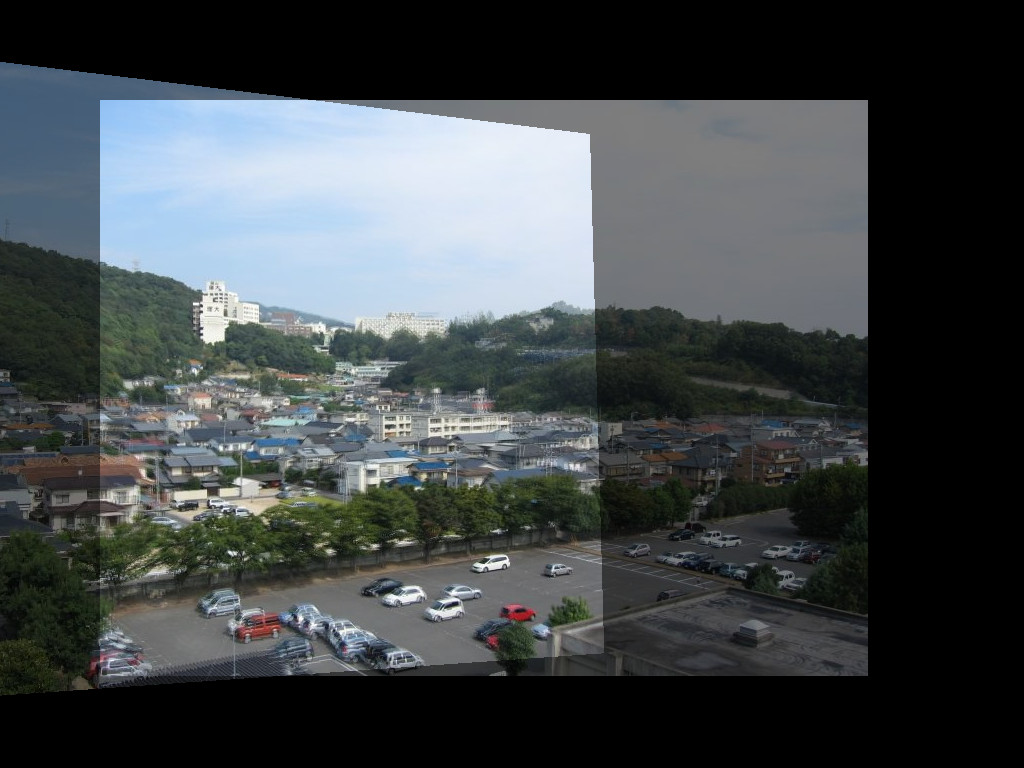
#> input picture 7class/7-2-1.jpg, 1024 x 768 px
$ python -i 7-2_my_right.py   (imports and definitions only)
#> lines starting #> are read from the running program, lines starting #| are printed output that depends on the picture
# [7.2 ransac]

# [5.1 features]

def TKfilter(src):
  W=7
  hgt,wdt,_=src.shape

# (1) 勾配 Ix, Iy
  Ix=np.zeros((hgt,wdt),'f') # 作業領域
  Iy=np.zeros((hgt,wdt),'f')

  """
  for y in range(1,hgt-1):
   for x in range(1,wdt-1):
    Ix[y,x]=0
    Ix[y,x]=src[y,x+1  ,1] - src[y,x-1  ,1]
  # TODO: Iy を参考に x 方向導関数を実装（現状では Iyy しか正しく計算されない）
    Iy[y,x]=src[y+1,x  ,1] - src[y-1,x  ,1]
  """

  # 別の方法の偏微分
  Ix=conv2d(src[...,1], np.array([[1,0,-1]],'f'))
  Iy=conv2d(src[...,1], np.array([[1],[0],[-1]],'f'))

  # [5 lines of commented-out code are left out]
  eb.stopWatch('(1)')

  # ｘ，ｙで別々の状態

# (2) IxIx, IxIy, IyIy
  IxIx=np.zeros((hgt,wdt),'f')     # 作業領域
  IxIy=np.zeros((hgt,wdt),'f')
  IyIy=np.zeros((hgt,wdt),'f')
  """
  for y in range(1,hgt-1):
   for x in range(1,wdt-1):
    IxIx[y,x]=Ix[y,x]*Ix[y,x]
    IxIy[y,x]=Ix[y,x]*Iy[y,x]
    IyIy[y,x]=Iy[y,x]*Iy[y,x]
  """
  # for文を使わない表現
  IxIx=Ix*Ix
  IxIy=Ix*Iy
  IyIy=Iy*Iy

#   print('※2 Iy*Iy')
  # eb.imshow(IyIy*3)
  eb.stopWatch('(2)')

# (3) 共分散行列
# blurでぼかせる（平滑化）
  Ixx=blur(IxIx)
  Ixy=blur(IxIy)
  Iyy=blur(IyIy)

#   print('※3 Iy*Iy の平滑化結果')
  # eb.imshow(Iyy*8)
  eb.stopWatch('(3)')

# (4) 固有値
  dstf=np.zeros((hgt,wdt),'f') # 出力配列（濃淡画像）
  """
  for y in range(W+1,hgt-W-1):
   for x in range(W+1,wdt-W-1):
    ixx=Ixx[y,x]; ixy=Ixy[y,x]; iyy=Iyy[y,x]
    dstf[y,x]=(ixx+iyy-np.sqrt((ixx-iyy)*(ixx-iyy)-4*ixy*ixy))/2
 # TODO: 固有値の小さい方を計算
  """
  # for文を使わない表現（多分早くなる）
  dstf=(Ixx+Iyy-np.sqrt((Ixx-Iyy)*(Ixx-Iyy)+4*Ixy*Ixy))/2

  eb.stopWatch('(4)')

  return dstf


import time
_start_time=time.time()
def chkTime(_exec_time_limit):
 if time.time()-_start_time>_exec_time_limit:
  raise BaseException(f'!!!!!!!! Too long execution time (> {_exec_time_limit} sec) !!!!!!!!')

import scipy

def conv2d(im,k):
 chkTime(30) # 無限ループ対策
 return scipy.signal.convolve2d(im, k, mode='same')

# [321 lines left out: functions blur, LocalMax, detectFeaturePoints, getFeatures, calcSSDtable, matchMethod2 and 7 more, not called in this run]

#### UTIL

import time
_start_time=time.time()
def chkTime(_exec_time_limit):
 if time.time()-_start_time>_exec_time_limit:
  raise BaseException(f'!!!!!!!! Too long execution time (> {_exec_time_limit} sec) !!!!!!!!')

>>> import cv2
>>> picture = cv2.imread('7-2-1.jpg', cv2.IMREAD_GRAYSCALE)
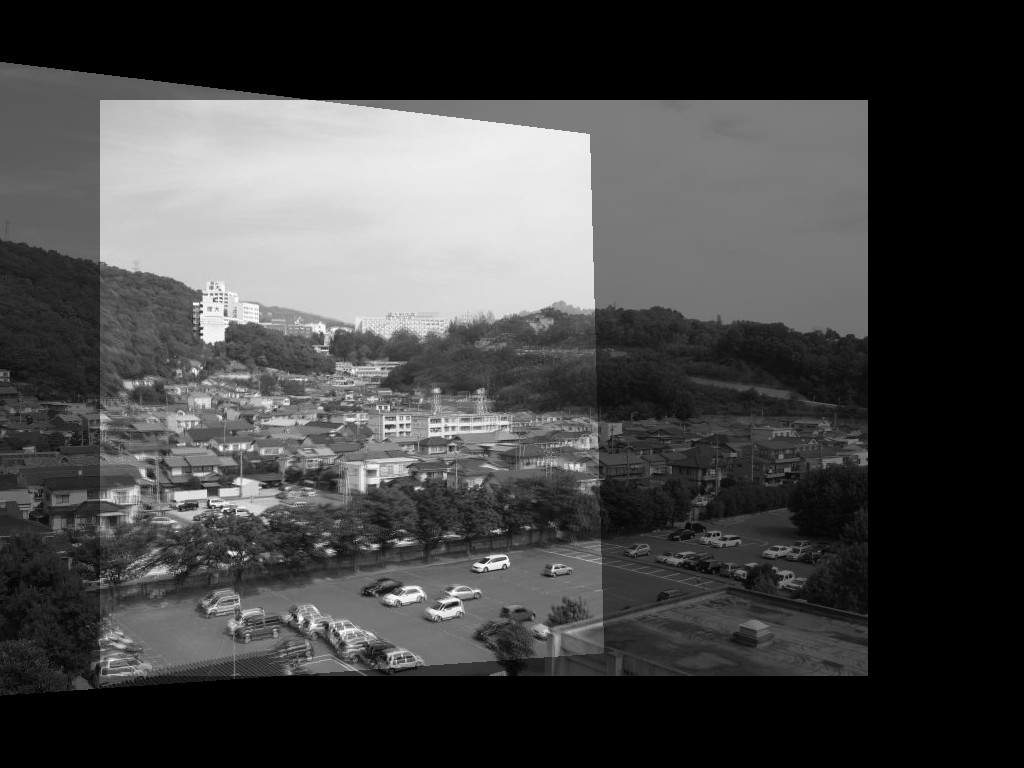
#> picture: shape (768, 1024); min 0, max 255, mean 69.6
#> (the run stopped early here; a loop or call above may not have finished)

$ run again, on 7class/7-2-2.jpg
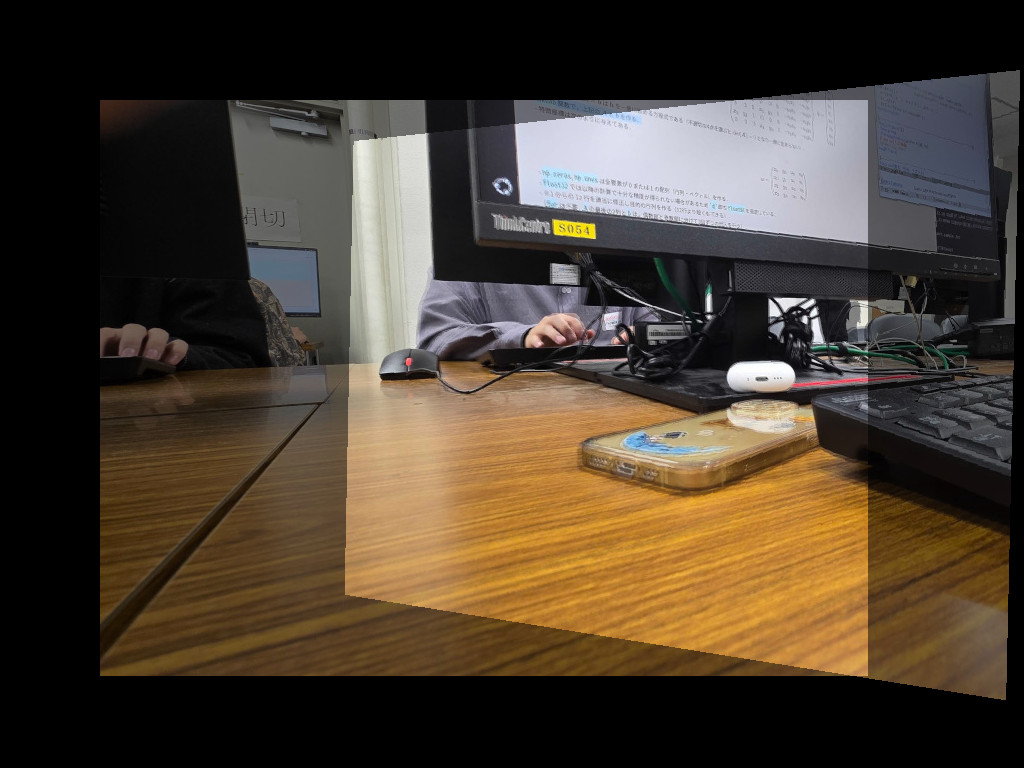
#> input picture 7class/7-2-2.jpg, 1024 x 768 px
#> `picture = cv2.imread('7-2-1.jpg', cv2.IMREAD_GRAYSCALE)`:
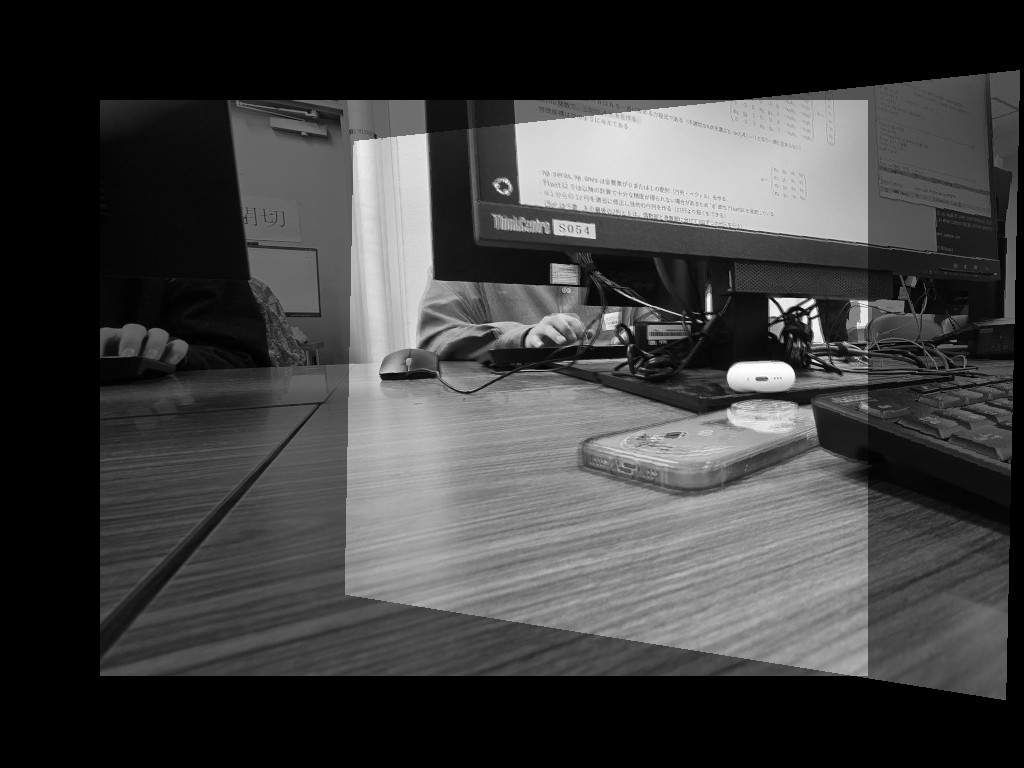
#> picture: shape (768, 1024); min 0, max 255, mean 64

$ run again, on 7class/my1.jpg
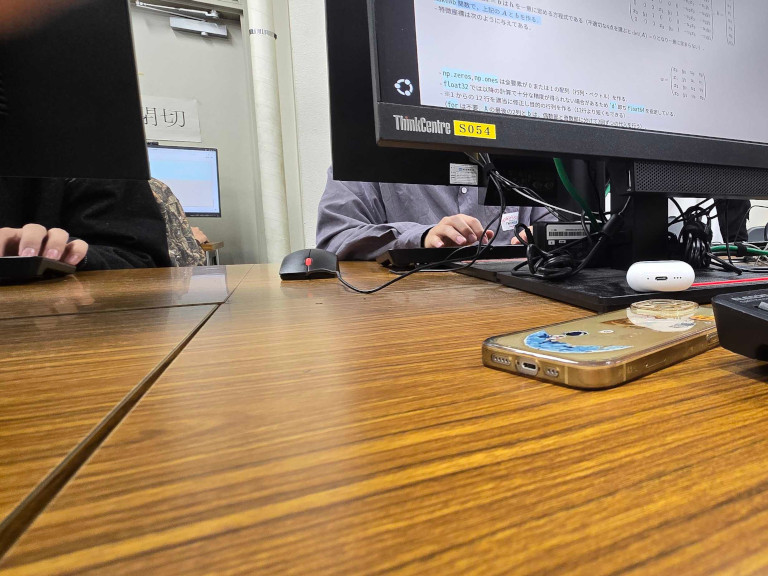
#> input picture 7class/my1.jpg, 768 x 576 px
#> `picture = cv2.imread('7-2-1.jpg', cv2.IMREAD_GRAYSCALE)`:
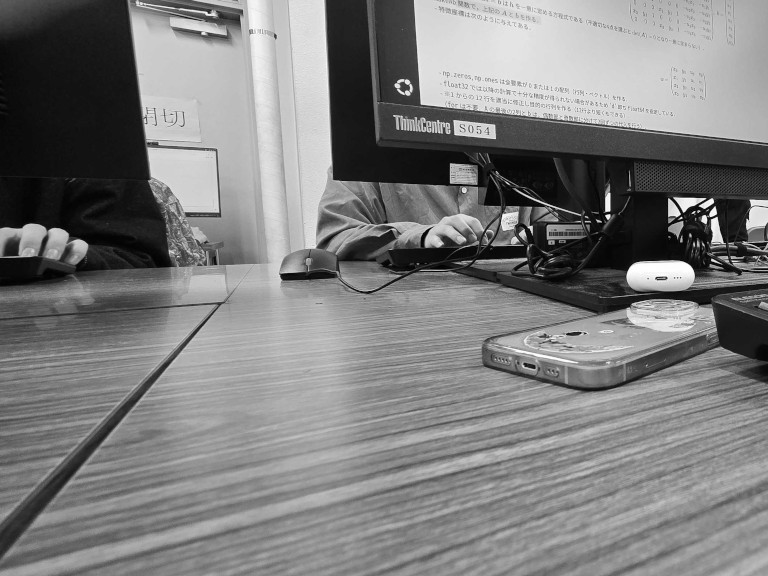
#> picture: shape (576, 768); min 0, max 255, mean 125.4
